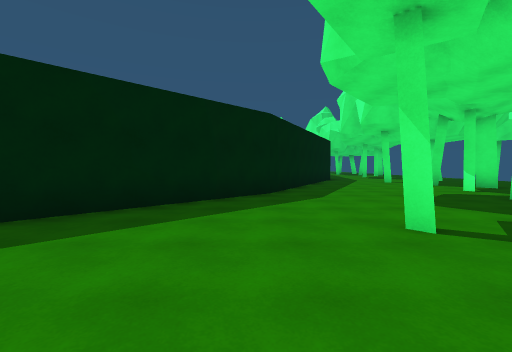
view 1 (above)

18 first-person views from a walk through a Unity game level. The camera is 1.4 m above the floor, tilts 2° down and sees 90° across. The floor is counted in squares, 1.88 m on a side. Each view is taken from the middle of a square. On the plan, view 1 faces up. The plan holds only what a view shows up to about 9 squares ahead; the rest is blank. The place goes on beyond the plan. The player character is not drawn.

view 2
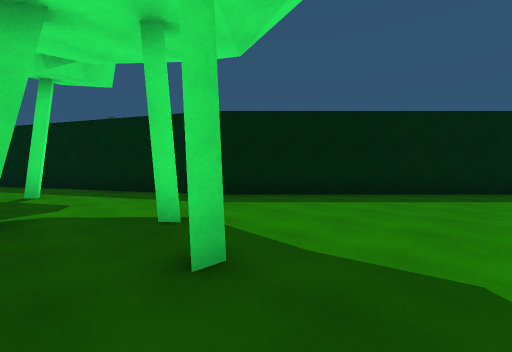

view 3
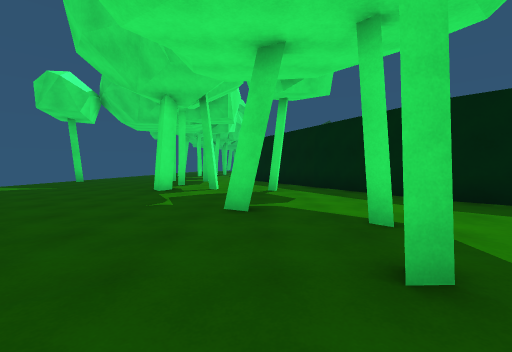

view 4
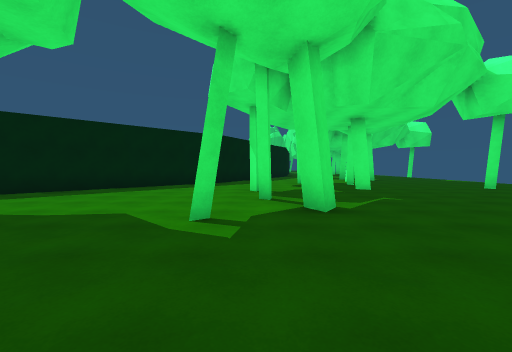

view 5
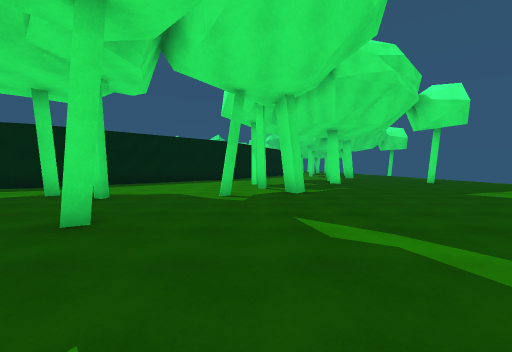

view 6
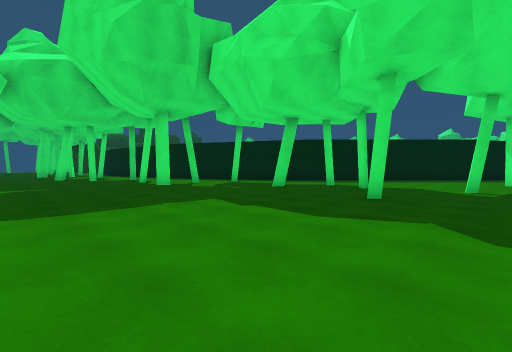

view 7
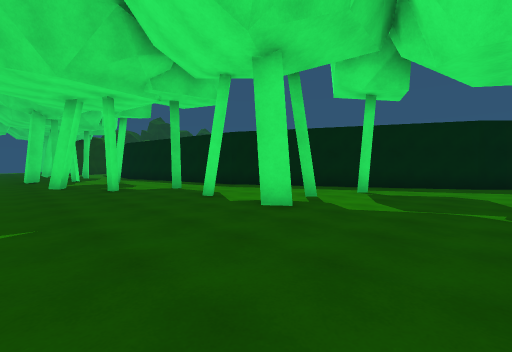

view 8
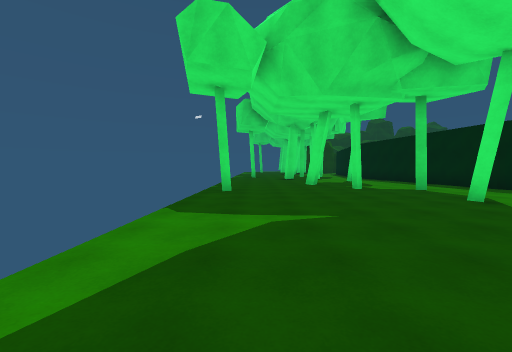

view 9
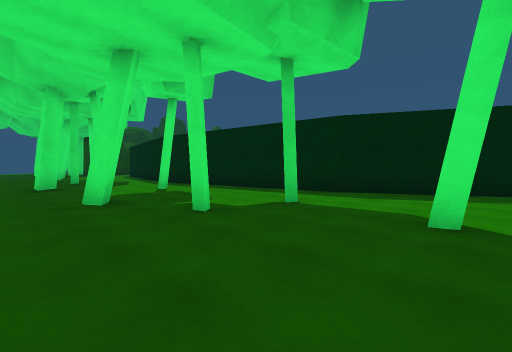

view 10
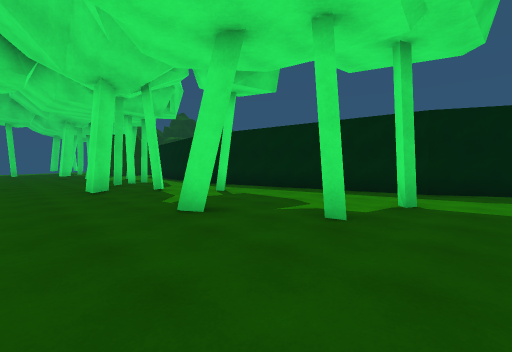

view 11
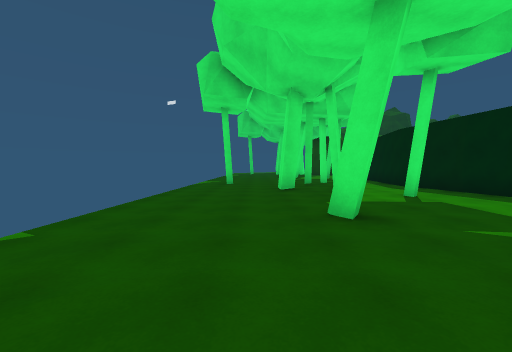

view 12
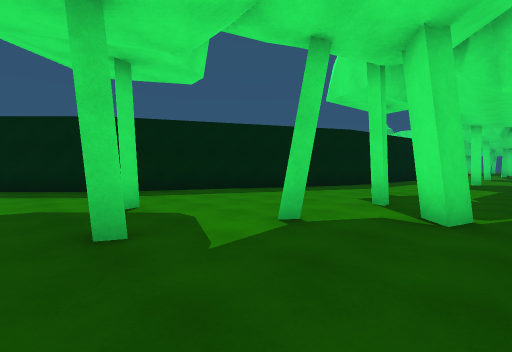

view 13
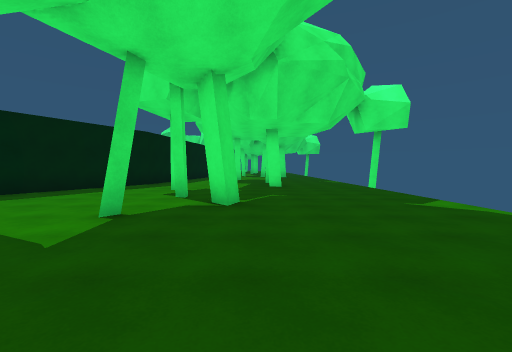

view 14
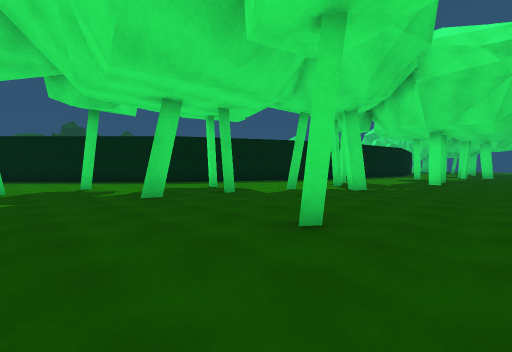

view 15
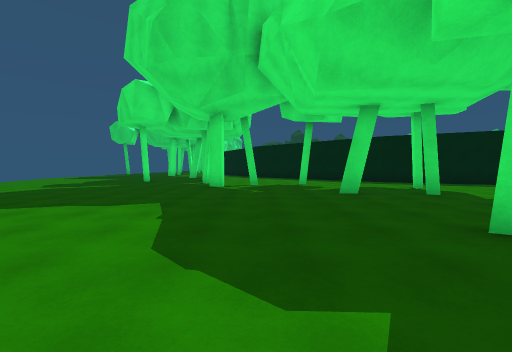

view 16
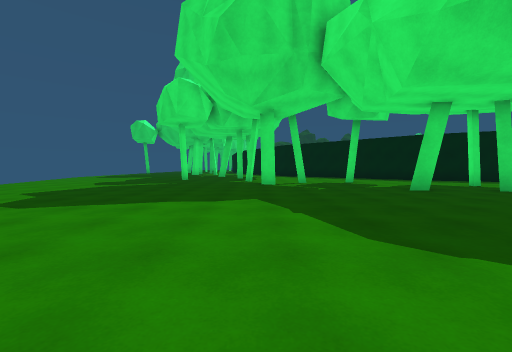

view 17
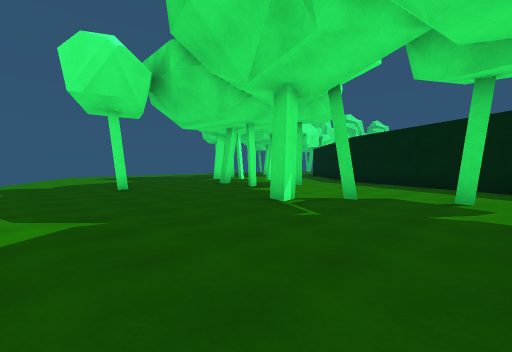

view 18
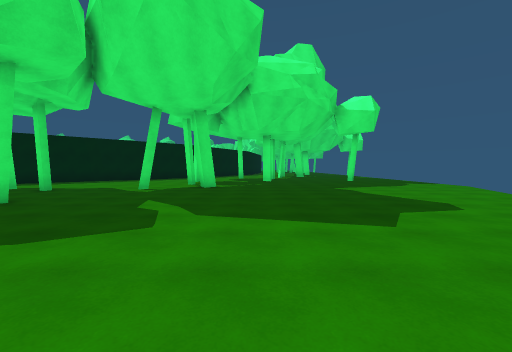

### Floor plan
Key: @ floor where view 1 was taken; # wall or solid block; . floor; / step, stairs or slope; v drop or lower ground.
Columns run from 23 left of view 1 to 13 right of it. Each row starts with its distance up from view 1.
 13                           # .........
 12                          ##..#.......
 11                          # ..........
 10                         ##....#......
  9                         # .....#.....
  8                        ##.....#......
  7                        # ..#.........
  6                       ##.....#.......
  5                     ###..............
  4                    ## .......#...#...
  3                   ## ....#...........
  2                  ## .................
  1                 ###......#...........
  0               ###......@............
 -1             ###.....#...#.#........./
 -2           ###..#.....#..............
 -3       #####........#.............../
 -4   #### ............................
 -5   ............#........#..........
 -6   ...#....#..#.#.................
 -7   ..............................
 -8   .#.....#.....................
 -9 ..#....#.................. ...
-10 ..........................  /
-11 ........................./
-12   ........#.......
-13    vvvvvv vvvvvvv

Positions as (right, up) in squares from view 1, and headings:
1: (0, 0), facing up
2: (0, -3), facing up-left
3: (0, -3), facing left
4: (2, -5), facing up
5: (2, -8), facing up
6: (2, -11), facing up-left
7: (-5, -10), facing up-left
8: (-5, -11), facing left
9: (-10, -10), facing up-left
10: (-12, -11), facing up-left
11: (-12, -10), facing left
12: (9, 5), facing up-left
13: (9, 4), facing up
14: (12, 1), facing up-left
15: (13, 1), facing left
16: (13, -1), facing left
17: (13, 13), facing down-left
18: (5, -10), facing up
